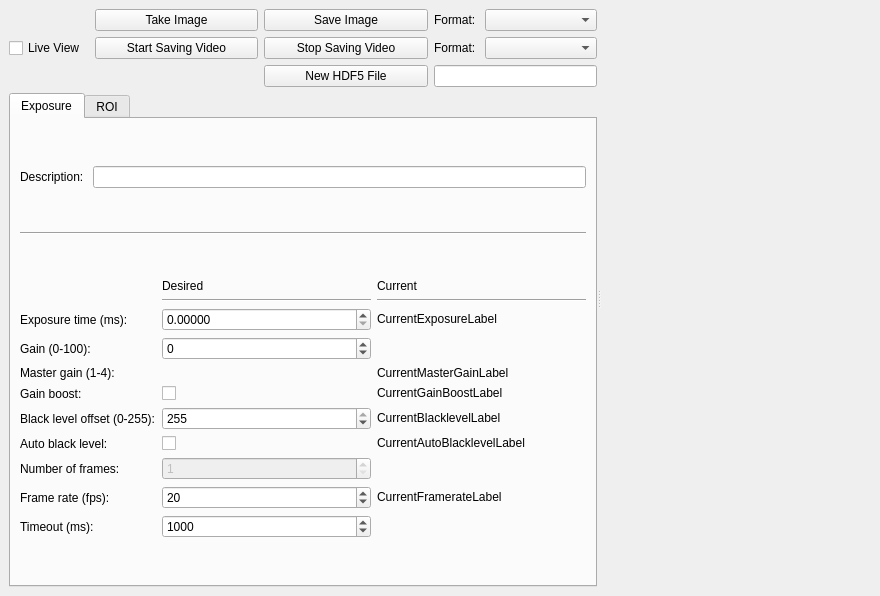
<?xml version="1.0" encoding="UTF-8"?>
<ui version="4.0">
 <class>CameraGUI</class>
 <widget class="QMainWindow" name="CameraGUI">
  <property name="geometry">
   <rect>
    <x>0</x>
    <y>0</y>
    <width>880</width>
    <height>562</height>
   </rect>
  </property>
  <property name="sizePolicy">
   <sizepolicy hsizetype="MinimumExpanding" vsizetype="MinimumExpanding">
    <horstretch>0</horstretch>
    <verstretch>0</verstretch>
   </sizepolicy>
  </property>
  <property name="windowTitle">
   <string>Camera GUI</string>
  </property>
  <widget class="QWidget" name="centralwidget">
   <layout class="QHBoxLayout" name="horizontalLayout">
    <item>
     <widget class="QSplitter" name="splitter">
      <property name="orientation">
       <enum>Qt::Horizontal</enum>
      </property>
      <widget class="QWidget" name="layoutWidget">
       <layout class="QVBoxLayout" name="ControlsPanel">
        <property name="sizeConstraint">
         <enum>QLayout::SetDefaultConstraint</enum>
        </property>
        <item>
         <layout class="QGridLayout" name="gridLayout">
          <item row="1" column="3">
           <layout class="QGridLayout" name="gridLayout_5">
            <item row="0" column="0">
             <widget class="QLabel" name="Label_48">
              <property name="sizePolicy">
               <sizepolicy hsizetype="Preferred" vsizetype="Fixed">
                <horstretch>0</horstretch>
                <verstretch>0</verstretch>
               </sizepolicy>
              </property>
              <property name="text">
               <string>Format: </string>
              </property>
             </widget>
            </item>
            <item row="0" column="1">
             <widget class="QComboBox" name="ImageFormatComboBox">
              <property name="sizePolicy">
               <sizepolicy hsizetype="MinimumExpanding" vsizetype="Fixed">
                <horstretch>0</horstretch>
                <verstretch>0</verstretch>
               </sizepolicy>
              </property>
             </widget>
            </item>
           </layout>
          </item>
          <item row="2" column="3">
           <layout class="QGridLayout" name="gridLayout_7">
            <item row="0" column="0">
             <widget class="QLabel" name="Label_49">
              <property name="sizePolicy">
               <sizepolicy hsizetype="Preferred" vsizetype="Fixed">
                <horstretch>0</horstretch>
                <verstretch>0</verstretch>
               </sizepolicy>
              </property>
              <property name="text">
               <string>Format: </string>
              </property>
             </widget>
            </item>
            <item row="0" column="1">
             <widget class="QComboBox" name="VideoFormatComboBox">
              <property name="sizePolicy">
               <sizepolicy hsizetype="MinimumExpanding" vsizetype="Fixed">
                <horstretch>0</horstretch>
                <verstretch>0</verstretch>
               </sizepolicy>
              </property>
             </widget>
            </item>
           </layout>
          </item>
          <item row="3" column="3">
           <widget class="QLineEdit" name="FilePathLineEdit">
            <property name="enabled">
             <bool>true</bool>
            </property>
           </widget>
          </item>
          <item row="2" column="1">
           <widget class="QPushButton" name="StartVideoPushButton">
            <property name="sizePolicy">
             <sizepolicy hsizetype="MinimumExpanding" vsizetype="Fixed">
              <horstretch>0</horstretch>
              <verstretch>0</verstretch>
             </sizepolicy>
            </property>
            <property name="text">
             <string>Start Saving Video</string>
            </property>
           </widget>
          </item>
          <item row="1" column="2">
           <widget class="QPushButton" name="SaveImagePushButton">
            <property name="sizePolicy">
             <sizepolicy hsizetype="MinimumExpanding" vsizetype="Fixed">
              <horstretch>0</horstretch>
              <verstretch>0</verstretch>
             </sizepolicy>
            </property>
            <property name="text">
             <string>Save Image</string>
            </property>
           </widget>
          </item>
          <item row="2" column="2">
           <widget class="QPushButton" name="StopVideoPushButton">
            <property name="sizePolicy">
             <sizepolicy hsizetype="MinimumExpanding" vsizetype="Fixed">
              <horstretch>0</horstretch>
              <verstretch>0</verstretch>
             </sizepolicy>
            </property>
            <property name="text">
             <string>Stop Saving Video</string>
            </property>
           </widget>
          </item>
          <item row="3" column="2">
           <widget class="QPushButton" name="NewFilePushButton">
            <property name="enabled">
             <bool>true</bool>
            </property>
            <property name="sizePolicy">
             <sizepolicy hsizetype="MinimumExpanding" vsizetype="Fixed">
              <horstretch>0</horstretch>
              <verstretch>0</verstretch>
             </sizepolicy>
            </property>
            <property name="text">
             <string>New HDF5 File</string>
            </property>
           </widget>
          </item>
          <item row="2" column="0">
           <widget class="QCheckBox" name="LiveViewCheckBox">
            <property name="text">
             <string>Live View </string>
            </property>
           </widget>
          </item>
          <item row="1" column="1">
           <widget class="QPushButton" name="TakeImagePushButton">
            <property name="sizePolicy">
             <sizepolicy hsizetype="MinimumExpanding" vsizetype="Fixed">
              <horstretch>0</horstretch>
              <verstretch>0</verstretch>
             </sizepolicy>
            </property>
            <property name="text">
             <string>Take Image</string>
            </property>
           </widget>
          </item>
         </layout>
        </item>
        <item>
         <widget class="QTabWidget" name="SettingsTabWidget">
          <property name="currentIndex">
           <number>0</number>
          </property>
          <widget class="QWidget" name="ExposureTab">
           <attribute name="title">
            <string>Exposure</string>
           </attribute>
           <layout class="QVBoxLayout" name="verticalLayout_3">
            <item>
             <layout class="QGridLayout" name="gridLayout_2">
              <item row="0" column="1">
               <widget class="QLineEdit" name="DescriptionLineEdit"/>
              </item>
              <item row="0" column="0">
               <widget class="QLabel" name="Label_6">
                <property name="sizePolicy">
                 <sizepolicy hsizetype="Fixed" vsizetype="Preferred">
                  <horstretch>0</horstretch>
                  <verstretch>0</verstretch>
                 </sizepolicy>
                </property>
                <property name="text">
                 <string>Description: </string>
                </property>
               </widget>
              </item>
             </layout>
            </item>
            <item>
             <widget class="Line" name="line_8">
              <property name="orientation">
               <enum>Qt::Horizontal</enum>
              </property>
             </widget>
            </item>
            <item>
             <layout class="QGridLayout" name="gridLayout_6">
              <item row="7" column="0">
               <widget class="QLabel" name="Label_17">
                <property name="sizePolicy">
                 <sizepolicy hsizetype="Fixed" vsizetype="Preferred">
                  <horstretch>0</horstretch>
                  <verstretch>0</verstretch>
                 </sizepolicy>
                </property>
                <property name="text">
                 <string>Auto black level: </string>
                </property>
               </widget>
              </item>
              <item row="10" column="1">
               <widget class="QDoubleSpinBox" name="TimeoutNumberBox">
                <property name="decimals">
                 <number>0</number>
                </property>
                <property name="minimum">
                 <double>0.000000000000000</double>
                </property>
                <property name="maximum">
                 <double>100000.000000000000000</double>
                </property>
                <property name="value">
                 <double>1000.000000000000000</double>
                </property>
               </widget>
              </item>
              <item row="6" column="2">
               <widget class="QLabel" name="CurrentBlacklevelLabel">
                <property name="sizePolicy">
                 <sizepolicy hsizetype="Preferred" vsizetype="Fixed">
                  <horstretch>0</horstretch>
                  <verstretch>0</verstretch>
                 </sizepolicy>
                </property>
                <property name="text">
                 <string>CurrentBlacklevelLabel</string>
                </property>
               </widget>
              </item>
              <item row="9" column="2">
               <widget class="QLabel" name="CurrentFramerateLabel">
                <property name="sizePolicy">
                 <sizepolicy hsizetype="Preferred" vsizetype="Fixed">
                  <horstretch>0</horstretch>
                  <verstretch>0</verstretch>
                 </sizepolicy>
                </property>
                <property name="text">
                 <string>CurrentFramerateLabel</string>
                </property>
               </widget>
              </item>
              <item row="5" column="0">
               <widget class="QLabel" name="Label_31">
                <property name="sizePolicy">
                 <sizepolicy hsizetype="Fixed" vsizetype="Preferred">
                  <horstretch>0</horstretch>
                  <verstretch>0</verstretch>
                 </sizepolicy>
                </property>
                <property name="text">
                 <string>Gain boost:</string>
                </property>
               </widget>
              </item>
              <item row="6" column="1">
               <widget class="QSpinBox" name="BlacklevelNumberBox">
                <property name="maximum">
                 <number>255</number>
                </property>
                <property name="value">
                 <number>255</number>
                </property>
               </widget>
              </item>
              <item row="9" column="1">
               <widget class="QSpinBox" name="FramerateNumberBox">
                <property name="maximum">
                 <number>9999</number>
                </property>
                <property name="value">
                 <number>20</number>
                </property>
               </widget>
              </item>
              <item row="2" column="1">
               <widget class="QDoubleSpinBox" name="ExposureTimeNumberBox">
                <property name="decimals">
                 <number>5</number>
                </property>
                <property name="minimum">
                 <double>0.000000000000000</double>
                </property>
                <property name="maximum">
                 <double>99.000000000000000</double>
                </property>
                <property name="singleStep">
                 <double>0.010000000000000</double>
                </property>
               </widget>
              </item>
              <item row="0" column="1">
               <widget class="QLabel" name="Label_13">
                <property name="sizePolicy">
                 <sizepolicy hsizetype="MinimumExpanding" vsizetype="Fixed">
                  <horstretch>0</horstretch>
                  <verstretch>0</verstretch>
                 </sizepolicy>
                </property>
                <property name="text">
                 <string>Desired</string>
                </property>
               </widget>
              </item>
              <item row="9" column="0">
               <widget class="QLabel" name="Label_2">
                <property name="sizePolicy">
                 <sizepolicy hsizetype="Fixed" vsizetype="Preferred">
                  <horstretch>0</horstretch>
                  <verstretch>0</verstretch>
                 </sizepolicy>
                </property>
                <property name="text">
                 <string>Frame rate (fps): </string>
                </property>
               </widget>
              </item>
              <item row="4" column="0">
               <widget class="QLabel" name="Label_5">
                <property name="sizePolicy">
                 <sizepolicy hsizetype="Fixed" vsizetype="Preferred">
                  <horstretch>0</horstretch>
                  <verstretch>0</verstretch>
                 </sizepolicy>
                </property>
                <property name="text">
                 <string>Master gain (1-4): </string>
                </property>
               </widget>
              </item>
              <item row="5" column="1">
               <widget class="QCheckBox" name="GainBoostCheckBox">
                <property name="text">
                 <string/>
                </property>
               </widget>
              </item>
              <item row="2" column="0">
               <widget class="QLabel" name="Label">
                <property name="sizePolicy">
                 <sizepolicy hsizetype="Fixed" vsizetype="Preferred">
                  <horstretch>0</horstretch>
                  <verstretch>0</verstretch>
                 </sizepolicy>
                </property>
                <property name="text">
                 <string>Exposure time (ms): </string>
                </property>
               </widget>
              </item>
              <item row="2" column="2">
               <widget class="QLabel" name="CurrentExposureLabel">
                <property name="sizePolicy">
                 <sizepolicy hsizetype="Preferred" vsizetype="Fixed">
                  <horstretch>0</horstretch>
                  <verstretch>0</verstretch>
                 </sizepolicy>
                </property>
                <property name="minimumSize">
                 <size>
                  <width>0</width>
                  <height>0</height>
                 </size>
                </property>
                <property name="text">
                 <string>CurrentExposureLabel</string>
                </property>
               </widget>
              </item>
              <item row="10" column="0">
               <widget class="QLabel" name="Label_3">
                <property name="sizePolicy">
                 <sizepolicy hsizetype="Fixed" vsizetype="Preferred">
                  <horstretch>0</horstretch>
                  <verstretch>0</verstretch>
                 </sizepolicy>
                </property>
                <property name="text">
                 <string>Timeout (ms):</string>
                </property>
               </widget>
              </item>
              <item row="5" column="2">
               <widget class="QLabel" name="CurrentGainBoostLabel">
                <property name="sizePolicy">
                 <sizepolicy hsizetype="Preferred" vsizetype="Fixed">
                  <horstretch>0</horstretch>
                  <verstretch>0</verstretch>
                 </sizepolicy>
                </property>
                <property name="text">
                 <string>CurrentGainBoostLabel</string>
                </property>
               </widget>
              </item>
              <item row="6" column="0">
               <widget class="QLabel" name="Label_16">
                <property name="sizePolicy">
                 <sizepolicy hsizetype="Fixed" vsizetype="Preferred">
                  <horstretch>0</horstretch>
                  <verstretch>0</verstretch>
                 </sizepolicy>
                </property>
                <property name="text">
                 <string>Black level offset (0-255):</string>
                </property>
               </widget>
              </item>
              <item row="0" column="2">
               <widget class="QLabel" name="Label_14">
                <property name="sizePolicy">
                 <sizepolicy hsizetype="MinimumExpanding" vsizetype="Fixed">
                  <horstretch>0</horstretch>
                  <verstretch>0</verstretch>
                 </sizepolicy>
                </property>
                <property name="text">
                 <string>Current</string>
                </property>
               </widget>
              </item>
              <item row="1" column="2">
               <widget class="Line" name="line_6">
                <property name="orientation">
                 <enum>Qt::Horizontal</enum>
                </property>
               </widget>
              </item>
              <item row="1" column="1">
               <widget class="Line" name="line_4">
                <property name="orientation">
                 <enum>Qt::Horizontal</enum>
                </property>
               </widget>
              </item>
              <item row="8" column="1">
               <widget class="QDoubleSpinBox" name="FramesNumberBox">
                <property name="enabled">
                 <bool>false</bool>
                </property>
                <property name="decimals">
                 <number>0</number>
                </property>
                <property name="minimum">
                 <double>1.000000000000000</double>
                </property>
                <property name="maximum">
                 <double>10000.000000000000000</double>
                </property>
               </widget>
              </item>
              <item row="8" column="0">
               <widget class="QLabel" name="Label_4">
                <property name="sizePolicy">
                 <sizepolicy hsizetype="Fixed" vsizetype="Preferred">
                  <horstretch>0</horstretch>
                  <verstretch>0</verstretch>
                 </sizepolicy>
                </property>
                <property name="text">
                 <string>Number of frames: </string>
                </property>
               </widget>
              </item>
              <item row="7" column="2">
               <widget class="QLabel" name="CurrentAutoBlacklevelLabel">
                <property name="sizePolicy">
                 <sizepolicy hsizetype="Preferred" vsizetype="Fixed">
                  <horstretch>0</horstretch>
                  <verstretch>0</verstretch>
                 </sizepolicy>
                </property>
                <property name="text">
                 <string>CurrentAutoBlacklevelLabel</string>
                </property>
               </widget>
              </item>
              <item row="3" column="0">
               <widget class="QLabel" name="Label_18">
                <property name="sizePolicy">
                 <sizepolicy hsizetype="Fixed" vsizetype="Preferred">
                  <horstretch>0</horstretch>
                  <verstretch>0</verstretch>
                 </sizepolicy>
                </property>
                <property name="text">
                 <string>Gain (0-100): </string>
                </property>
               </widget>
              </item>
              <item row="3" column="1">
               <widget class="QDoubleSpinBox" name="GainNumberBox">
                <property name="decimals">
                 <number>0</number>
                </property>
                <property name="minimum">
                 <double>-1.000000000000000</double>
                </property>
                <property name="maximum">
                 <double>999.000000000000000</double>
                </property>
                <property name="singleStep">
                 <double>1.000000000000000</double>
                </property>
               </widget>
              </item>
              <item row="7" column="1">
               <widget class="QCheckBox" name="AutoBlacklevelCheckBox">
                <property name="text">
                 <string/>
                </property>
               </widget>
              </item>
              <item row="4" column="2">
               <widget class="QLabel" name="CurrentMasterGainLabel">
                <property name="sizePolicy">
                 <sizepolicy hsizetype="Preferred" vsizetype="Fixed">
                  <horstretch>0</horstretch>
                  <verstretch>0</verstretch>
                 </sizepolicy>
                </property>
                <property name="text">
                 <string>CurrentMasterGainLabel</string>
                </property>
               </widget>
              </item>
             </layout>
            </item>
           </layout>
          </widget>
          <widget class="QWidget" name="ROITab">
           <attribute name="title">
            <string>ROI</string>
           </attribute>
           <layout class="QVBoxLayout" name="verticalLayout_2">
            <item>
             <layout class="QGridLayout" name="gridLayout_4">
              <item row="3" column="0">
               <widget class="QLabel" name="Label_8">
                <property name="sizePolicy">
                 <sizepolicy hsizetype="Fixed" vsizetype="Preferred">
                  <horstretch>0</horstretch>
                  <verstretch>0</verstretch>
                 </sizepolicy>
                </property>
                <property name="text">
                 <string>Height (px): </string>
                </property>
               </widget>
              </item>
              <item row="3" column="1">
               <widget class="QLabel" name="CameraHeightLabel">
                <property name="sizePolicy">
                 <sizepolicy hsizetype="Preferred" vsizetype="Fixed">
                  <horstretch>0</horstretch>
                  <verstretch>0</verstretch>
                 </sizepolicy>
                </property>
                <property name="text">
                 <string>CameraHeightLabel</string>
                </property>
               </widget>
              </item>
              <item row="3" column="3">
               <widget class="QLabel" name="CurrentHeightLabel">
                <property name="sizePolicy">
                 <sizepolicy hsizetype="Preferred" vsizetype="Fixed">
                  <horstretch>0</horstretch>
                  <verstretch>0</verstretch>
                 </sizepolicy>
                </property>
                <property name="text">
                 <string>CurrentHeightLabel</string>
                </property>
               </widget>
              </item>
              <item row="3" column="2">
               <widget class="QLabel" name="MaxHeightLabel">
                <property name="sizePolicy">
                 <sizepolicy hsizetype="Preferred" vsizetype="Fixed">
                  <horstretch>0</horstretch>
                  <verstretch>0</verstretch>
                 </sizepolicy>
                </property>
                <property name="text">
                 <string>MaxHeightLabel</string>
                </property>
               </widget>
              </item>
              <item row="0" column="3">
               <widget class="QLabel" name="Label_9">
                <property name="sizePolicy">
                 <sizepolicy hsizetype="Preferred" vsizetype="Fixed">
                  <horstretch>0</horstretch>
                  <verstretch>0</verstretch>
                 </sizepolicy>
                </property>
                <property name="text">
                 <string>Current</string>
                </property>
               </widget>
              </item>
              <item row="2" column="3">
               <widget class="QLabel" name="CurrentWidthLabel">
                <property name="sizePolicy">
                 <sizepolicy hsizetype="Preferred" vsizetype="Fixed">
                  <horstretch>0</horstretch>
                  <verstretch>0</verstretch>
                 </sizepolicy>
                </property>
                <property name="text">
                 <string>CurrentWidthLabel</string>
                </property>
               </widget>
              </item>
              <item row="2" column="1">
               <widget class="QLabel" name="CameraWidthLabel">
                <property name="sizePolicy">
                 <sizepolicy hsizetype="Preferred" vsizetype="Fixed">
                  <horstretch>0</horstretch>
                  <verstretch>0</verstretch>
                 </sizepolicy>
                </property>
                <property name="text">
                 <string>CameraWidthLabel</string>
                </property>
               </widget>
              </item>
              <item row="0" column="2">
               <widget class="QLabel" name="Label_10">
                <property name="sizePolicy">
                 <sizepolicy hsizetype="Preferred" vsizetype="Fixed">
                  <horstretch>0</horstretch>
                  <verstretch>0</verstretch>
                 </sizepolicy>
                </property>
                <property name="text">
                 <string>Max avilable</string>
                </property>
               </widget>
              </item>
              <item row="0" column="1">
               <widget class="QLabel" name="Label_11">
                <property name="sizePolicy">
                 <sizepolicy hsizetype="Preferred" vsizetype="Fixed">
                  <horstretch>0</horstretch>
                  <verstretch>0</verstretch>
                 </sizepolicy>
                </property>
                <property name="text">
                 <string>Total camera</string>
                </property>
               </widget>
              </item>
              <item row="1" column="2">
               <widget class="Line" name="line_19">
                <property name="orientation">
                 <enum>Qt::Horizontal</enum>
                </property>
               </widget>
              </item>
              <item row="2" column="2">
               <widget class="QLabel" name="MaxWidthLabel">
                <property name="sizePolicy">
                 <sizepolicy hsizetype="Preferred" vsizetype="Fixed">
                  <horstretch>0</horstretch>
                  <verstretch>0</verstretch>
                 </sizepolicy>
                </property>
                <property name="text">
                 <string>MaxWidthLabel</string>
                </property>
               </widget>
              </item>
              <item row="1" column="1">
               <widget class="Line" name="line_18">
                <property name="orientation">
                 <enum>Qt::Horizontal</enum>
                </property>
               </widget>
              </item>
              <item row="1" column="3">
               <widget class="Line" name="line_20">
                <property name="orientation">
                 <enum>Qt::Horizontal</enum>
                </property>
               </widget>
              </item>
              <item row="2" column="0">
               <widget class="QLabel" name="Label_7">
                <property name="sizePolicy">
                 <sizepolicy hsizetype="Fixed" vsizetype="Preferred">
                  <horstretch>0</horstretch>
                  <verstretch>0</verstretch>
                 </sizepolicy>
                </property>
                <property name="text">
                 <string>Width (px): </string>
                </property>
               </widget>
              </item>
             </layout>
            </item>
            <item>
             <widget class="Line" name="line_30">
              <property name="orientation">
               <enum>Qt::Horizontal</enum>
              </property>
             </widget>
            </item>
            <item>
             <layout class="QGridLayout" name="gridLayout_3">
              <item row="4" column="0">
               <widget class="QCheckBox" name="ROIRightEdgeCheckBox">
                <property name="text">
                 <string>ROI right edge (px): </string>
                </property>
               </widget>
              </item>
              <item row="6" column="1">
               <widget class="QSpinBox" name="ROIBottomEdgeNumberBox">
                <property name="sizePolicy">
                 <sizepolicy hsizetype="MinimumExpanding" vsizetype="Fixed">
                  <horstretch>0</horstretch>
                  <verstretch>0</verstretch>
                 </sizepolicy>
                </property>
                <property name="maximum">
                 <number>9999</number>
                </property>
                <property name="value">
                 <number>0</number>
                </property>
               </widget>
              </item>
              <item row="5" column="1">
               <widget class="QSpinBox" name="ROITopEdgeNumberBox">
                <property name="sizePolicy">
                 <sizepolicy hsizetype="Preferred" vsizetype="Fixed">
                  <horstretch>0</horstretch>
                  <verstretch>0</verstretch>
                 </sizepolicy>
                </property>
                <property name="maximum">
                 <number>9999</number>
                </property>
                <property name="value">
                 <number>0</number>
                </property>
               </widget>
              </item>
              <item row="5" column="0">
               <widget class="QCheckBox" name="ROITopEdgeCheckBox">
                <property name="text">
                 <string>ROI top edge (px): </string>
                </property>
               </widget>
              </item>
              <item row="1" column="1">
               <widget class="QSpinBox" name="ROIWidthNumberBox">
                <property name="sizePolicy">
                 <sizepolicy hsizetype="Preferred" vsizetype="Fixed">
                  <horstretch>0</horstretch>
                  <verstretch>0</verstretch>
                 </sizepolicy>
                </property>
                <property name="maximum">
                 <number>9999</number>
                </property>
               </widget>
              </item>
              <item row="6" column="0">
               <widget class="QCheckBox" name="ROIBottomEdgeCheckBox">
                <property name="text">
                 <string>ROI bottom edge (px): </string>
                </property>
               </widget>
              </item>
              <item row="2" column="1">
               <widget class="QSpinBox" name="ROIHeightNumberBox">
                <property name="sizePolicy">
                 <sizepolicy hsizetype="Preferred" vsizetype="Fixed">
                  <horstretch>0</horstretch>
                  <verstretch>0</verstretch>
                 </sizepolicy>
                </property>
                <property name="maximum">
                 <number>9999</number>
                </property>
               </widget>
              </item>
              <item row="1" column="0">
               <widget class="QCheckBox" name="ROIWidthCheckBox">
                <property name="text">
                 <string>ROI width (px): </string>
                </property>
               </widget>
              </item>
              <item row="7" column="1">
               <widget class="QSpinBox" name="ROICentreXNumberBox">
                <property name="sizePolicy">
                 <sizepolicy hsizetype="MinimumExpanding" vsizetype="Fixed">
                  <horstretch>0</horstretch>
                  <verstretch>0</verstretch>
                 </sizepolicy>
                </property>
                <property name="maximum">
                 <number>9999</number>
                </property>
               </widget>
              </item>
              <item row="8" column="0">
               <widget class="QCheckBox" name="ROICentreYCheckBox">
                <property name="text">
                 <string>ROI centre Y (px): </string>
                </property>
               </widget>
              </item>
              <item row="0" column="0">
               <widget class="QCheckBox" name="ROICheckBox">
                <property name="text">
                 <string>Select ROI</string>
                </property>
               </widget>
              </item>
              <item row="2" column="0">
               <widget class="QCheckBox" name="ROIHeightCheckBox">
                <property name="text">
                 <string>ROI height (px): </string>
                </property>
               </widget>
              </item>
              <item row="8" column="1">
               <widget class="QSpinBox" name="ROICentreYNumberBox">
                <property name="sizePolicy">
                 <sizepolicy hsizetype="MinimumExpanding" vsizetype="Fixed">
                  <horstretch>0</horstretch>
                  <verstretch>0</verstretch>
                 </sizepolicy>
                </property>
                <property name="maximum">
                 <number>9999</number>
                </property>
               </widget>
              </item>
              <item row="3" column="1">
               <widget class="QSpinBox" name="ROILeftEdgeNumberBox">
                <property name="sizePolicy">
                 <sizepolicy hsizetype="Preferred" vsizetype="Fixed">
                  <horstretch>0</horstretch>
                  <verstretch>0</verstretch>
                 </sizepolicy>
                </property>
                <property name="maximum">
                 <number>9999</number>
                </property>
                <property name="value">
                 <number>0</number>
                </property>
               </widget>
              </item>
              <item row="7" column="0">
               <widget class="QCheckBox" name="ROICentreXCheckBox">
                <property name="text">
                 <string>ROI centre X (px): </string>
                </property>
               </widget>
              </item>
              <item row="4" column="1">
               <widget class="QSpinBox" name="ROIRightEdgeNumberBox">
                <property name="sizePolicy">
                 <sizepolicy hsizetype="Preferred" vsizetype="Fixed">
                  <horstretch>0</horstretch>
                  <verstretch>0</verstretch>
                 </sizepolicy>
                </property>
                <property name="maximum">
                 <number>9999</number>
                </property>
               </widget>
              </item>
              <item row="3" column="0">
               <widget class="QCheckBox" name="ROILeftEdgeCheckBox">
                <property name="text">
                 <string>ROI left edge (px): </string>
                </property>
               </widget>
              </item>
              <item row="10" column="0">
               <widget class="QLabel" name="Label_35">
                <property name="sizePolicy">
                 <sizepolicy hsizetype="Fixed" vsizetype="Preferred">
                  <horstretch>0</horstretch>
                  <verstretch>0</verstretch>
                 </sizepolicy>
                </property>
                <property name="text">
                 <string>Horizontal binning:</string>
                </property>
               </widget>
              </item>
              <item row="9" column="1">
               <widget class="QSpinBox" name="VBinNumberBox">
                <property name="sizePolicy">
                 <sizepolicy hsizetype="Preferred" vsizetype="Fixed">
                  <horstretch>0</horstretch>
                  <verstretch>0</verstretch>
                 </sizepolicy>
                </property>
                <property name="minimum">
                 <number>1</number>
                </property>
                <property name="maximum">
                 <number>2</number>
                </property>
                <property name="value">
                 <number>1</number>
                </property>
               </widget>
              </item>
              <item row="9" column="0">
               <widget class="QLabel" name="Label_34">
                <property name="sizePolicy">
                 <sizepolicy hsizetype="Fixed" vsizetype="Preferred">
                  <horstretch>0</horstretch>
                  <verstretch>0</verstretch>
                 </sizepolicy>
                </property>
                <property name="text">
                 <string>Vertical binning:</string>
                </property>
               </widget>
              </item>
              <item row="11" column="0">
               <widget class="QLabel" name="Label_36">
                <property name="sizePolicy">
                 <sizepolicy hsizetype="Fixed" vsizetype="Preferred">
                  <horstretch>0</horstretch>
                  <verstretch>0</verstretch>
                 </sizepolicy>
                </property>
                <property name="text">
                 <string>Vertical sub:</string>
                </property>
               </widget>
              </item>
              <item row="12" column="1">
               <widget class="QSpinBox" name="HSubNumberBox">
                <property name="enabled">
                 <bool>false</bool>
                </property>
                <property name="sizePolicy">
                 <sizepolicy hsizetype="Preferred" vsizetype="Fixed">
                  <horstretch>0</horstretch>
                  <verstretch>0</verstretch>
                 </sizepolicy>
                </property>
                <property name="minimum">
                 <number>1</number>
                </property>
                <property name="maximum">
                 <number>1</number>
                </property>
                <property name="value">
                 <number>1</number>
                </property>
               </widget>
              </item>
              <item row="11" column="1">
               <widget class="QSpinBox" name="VSubNumberBox">
                <property name="enabled">
                 <bool>false</bool>
                </property>
                <property name="sizePolicy">
                 <sizepolicy hsizetype="Preferred" vsizetype="Fixed">
                  <horstretch>0</horstretch>
                  <verstretch>0</verstretch>
                 </sizepolicy>
                </property>
                <property name="minimum">
                 <number>1</number>
                </property>
                <property name="maximum">
                 <number>1</number>
                </property>
                <property name="value">
                 <number>1</number>
                </property>
               </widget>
              </item>
              <item row="12" column="0">
               <widget class="QLabel" name="Label_37">
                <property name="sizePolicy">
                 <sizepolicy hsizetype="Fixed" vsizetype="Preferred">
                  <horstretch>0</horstretch>
                  <verstretch>0</verstretch>
                 </sizepolicy>
                </property>
                <property name="text">
                 <string>Horizontal sub:</string>
                </property>
               </widget>
              </item>
              <item row="10" column="1">
               <widget class="QSpinBox" name="HBinNumberBox">
                <property name="sizePolicy">
                 <sizepolicy hsizetype="Preferred" vsizetype="Fixed">
                  <horstretch>0</horstretch>
                  <verstretch>0</verstretch>
                 </sizepolicy>
                </property>
                <property name="minimum">
                 <number>1</number>
                </property>
                <property name="maximum">
                 <number>2</number>
                </property>
                <property name="value">
                 <number>1</number>
                </property>
               </widget>
              </item>
             </layout>
            </item>
           </layout>
          </widget>
         </widget>
        </item>
       </layout>
      </widget>
      <widget class="QWidget" name="verticalLayoutWidget">
       <layout class="QVBoxLayout" name="verticalLayout">
        <item>
         <widget class="QWidget" name="LiveViewWidget" native="true">
          <property name="sizePolicy">
           <sizepolicy hsizetype="MinimumExpanding" vsizetype="Preferred">
            <horstretch>0</horstretch>
            <verstretch>0</verstretch>
           </sizepolicy>
          </property>
          <property name="minimumSize">
           <size>
            <width>200</width>
            <height>0</height>
           </size>
          </property>
         </widget>
        </item>
       </layout>
      </widget>
     </widget>
    </item>
   </layout>
  </widget>
 </widget>
 <resources/>
 <connections/>
</ui>
